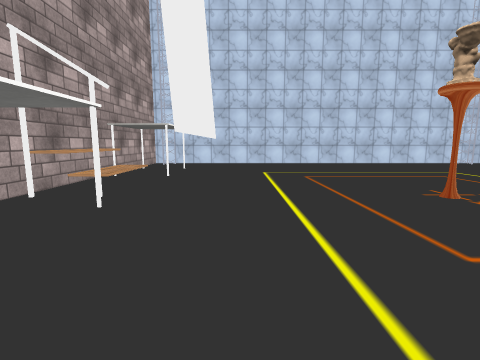
view 1 (above)

16 first-person views from a walk through a 3-D level made in the Unity game engine. The camera is 1.4 m above the floor, tilts 8° down and sees 85° across. The floor is counted in squares, 1 m on a side. Each view is taken from the middle of a square. On the plan, view 1 faces up. The plan holds only what a view shows up to about 13 squares ahead; the rest is blank. The player is left out. Some surface patterns are stand-ins.

view 2
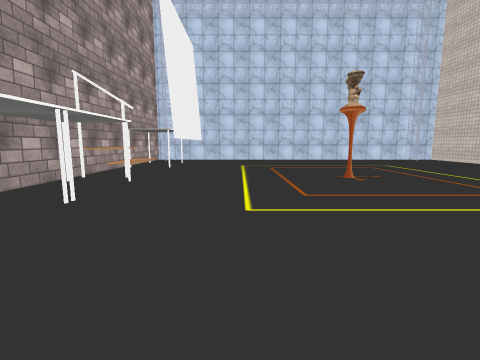

view 3
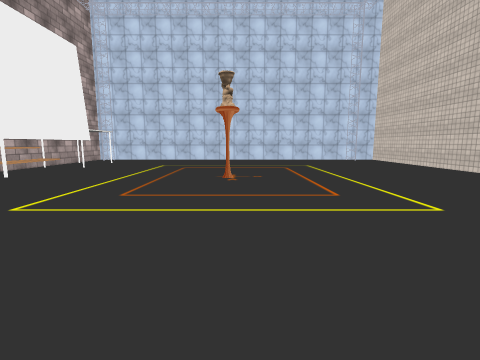

view 4
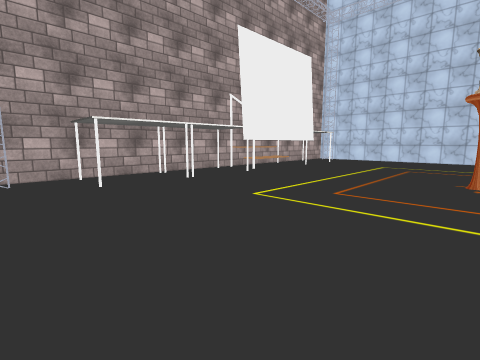

view 5
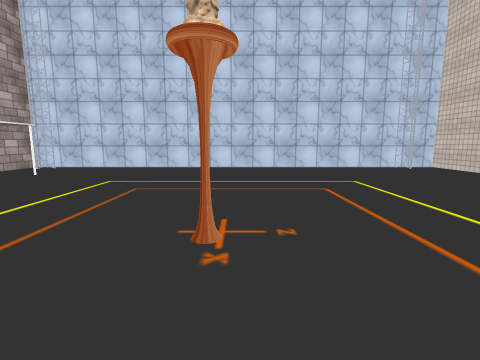

view 6
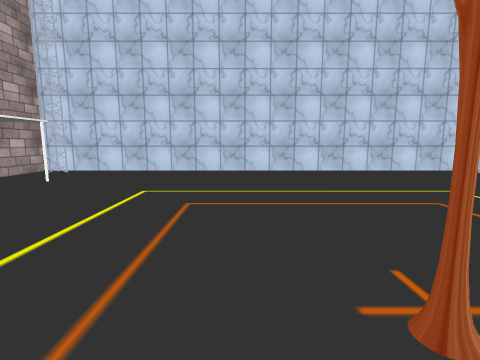

view 7
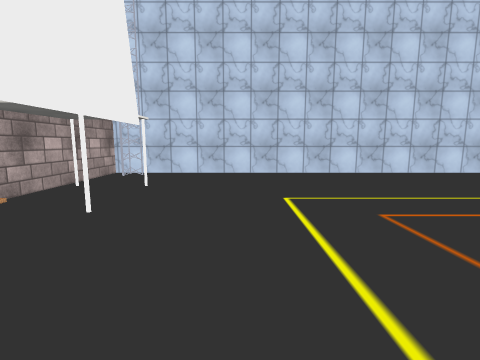

view 8
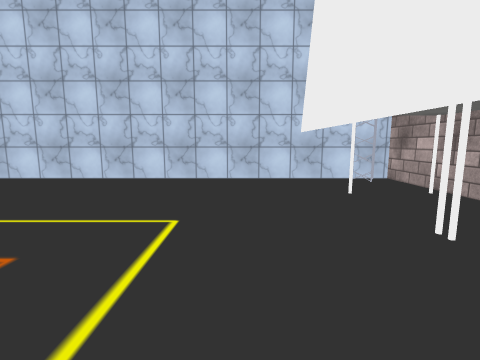

view 9
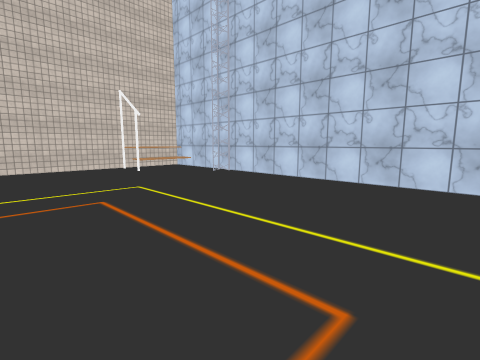

view 10
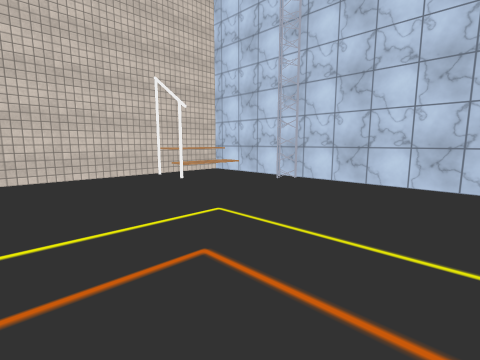

view 11
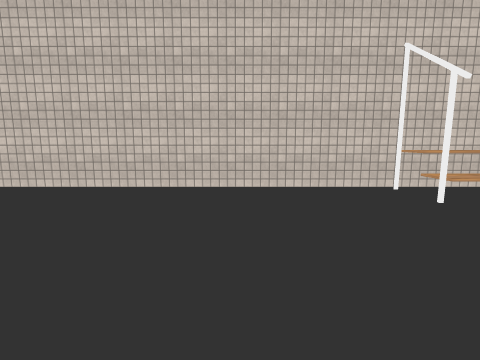

view 12
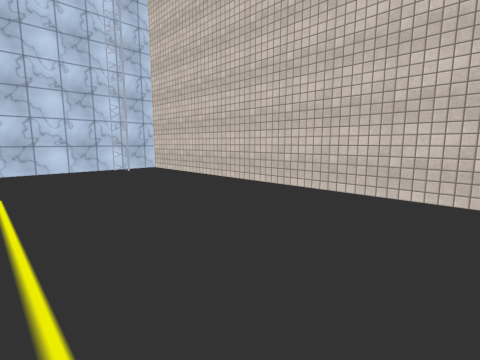

view 13
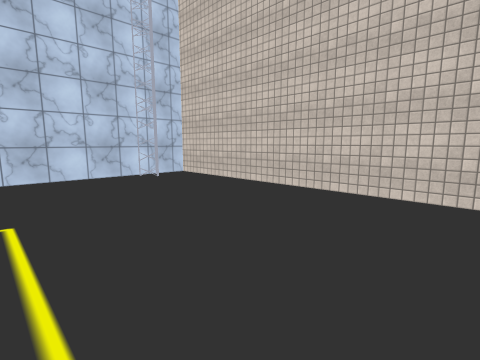

view 14
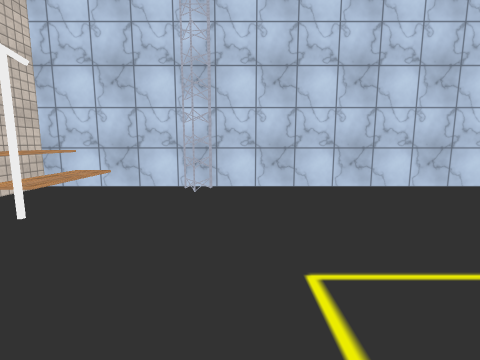

view 15
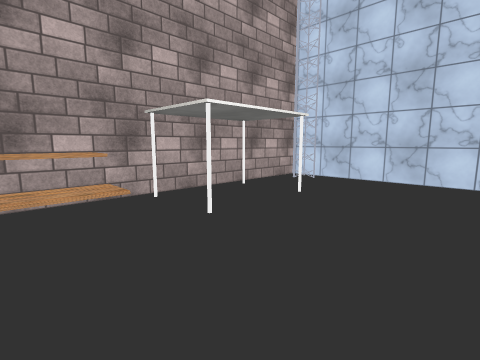

view 16
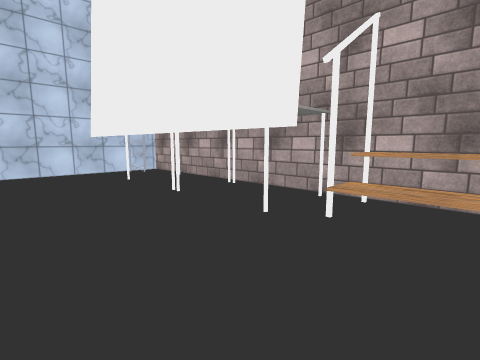

### Floor plan
Key: @ floor where view 1 was taken; # wall or solid block; . floor; ^ raised ledge; T thing the floor can be seen under or through; O other object.
Columns run from 6 left of view 1 to 18 right of it. Each row starts with its distance up from view 1.
 19 #########################
 18 ##...................#..#
 17 ##......................#
 16 #.......................#
 15 #O.O....................#
 14 #.......................#
 13 #.......................#
 12 #.......................#
 11 #O.O....................#
 10 ##^.....................#
  9 ##^.....................#
  8 ##^.....................#
  7 ##^..T.....O............#
  6 #..O.T..................#
  5 #....T..................#
  4 #....T..................#
  3 #....T..................#
  2 #O.O....................#
  1 #.......................#
  0 #.....@.................#
 -1 #O.O.................#^^
 -2 #.....................^^
 -3 #.....................^^
 -4 ##................#...^#
 -5 ########################

Where each view was taken, in squares from view 1:
view 1: 0 up, 0 right, facing up
view 2: 4 down, 1 right, facing up
view 3: 4 down, 6 right, facing up
view 4: 4 down, 6 right, facing up-left
view 5: 3 up, 6 right, facing up
view 6: 5 up, 4 right, facing up
view 7: 6 up, 0 right, facing up
view 8: 6 up, 0 right, facing down
view 9: 5 up, 2 right, facing down-right
view 10: 5 up, 6 right, facing down-right
view 11: 4 up, 9 right, facing right
view 12: 4 up, 10 right, facing up-right
view 13: 7 up, 10 right, facing up-right
view 14: 4 up, 11 right, facing down
view 15: 8 up, 1 right, facing up-left
view 16: 9 up, 1 right, facing down-left
